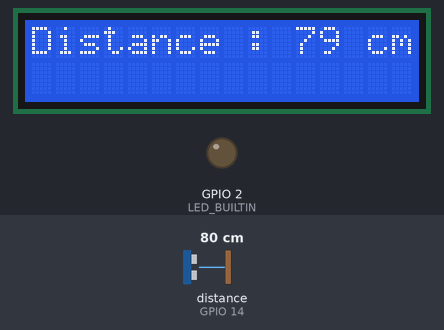
Bench run of a sketch on a simulated ESP8266 (NodeMCU). On the bench: 16×2 character LCD, output pins drawn as LEDs (lit = HIGH, except the on-board LED, lit = LOW). Wiring (inferred from the names in the program): ultrasonic range finder: trigger GPIO 12; echo GPIO 14. The inputs (shaded band) are chosen by the test bench; at power-on: distance to the obstacle (sensor on GPIO 14) 80 cm. The echo pulse lasts 58.3 µs per cm; pins used as bus, display or sensor lines are not drawn.

Above: at 1.2 s.
1.3 s: distance to the obstacle (sensor on GPIO 14) set to 23 cm
At 2.9 s:
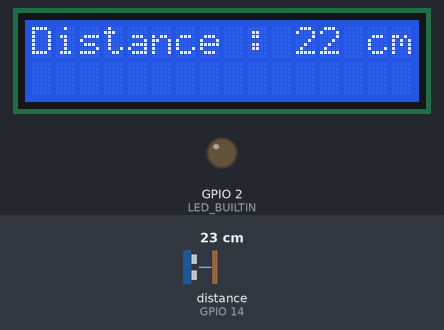
5.4 s: distance to the obstacle (sensor on GPIO 14) set to 19 cm
At 7.0 s:
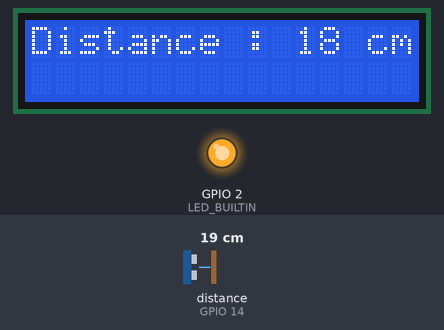
9.5 s: distance to the obstacle (sensor on GPIO 14) set to 2 cm
At 11.0 s:
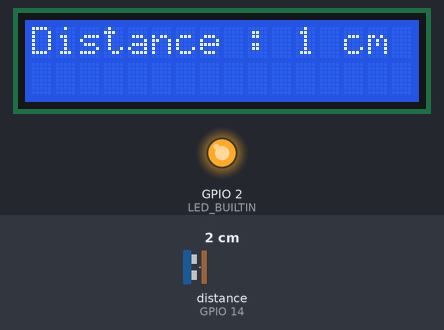
Timing chart, 0 to 12.5 s (numbered marks = the images above; inputs shaded):
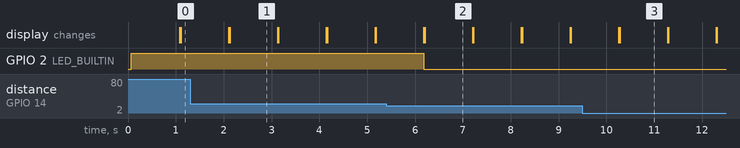

The sketch:

Ultrasonic_with_ESP8266.ino
```cpp
#include <LiquidCrystal_I2C.h>
#include <Wire.h>
LiquidCrystal_I2C lcd(0x27, 16, 2);

#define echoPin 14 // D5
#define trigPin 12 // D6
long duration;
int distance;

void setup() {
  Wire.begin(2, 0);//D3 SCL D4-SDA
  lcd.begin();
  lcd.backlight();

  pinMode(trigPin,OUTPUT);
  pinMode(echoPin,INPUT);
  pinMode(LED_BUILTIN,OUTPUT);
}

void loop() {
  digitalWrite(trigPin,LOW);
  delayMicroseconds(2);
  digitalWrite(trigPin,HIGH);
  delayMicroseconds(10);
  digitalWrite(trigPin,LOW);

  duration=pulseIn(echoPin,HIGH);
  distance=(duration*0.034/2);

  if(distance < 20){
      digitalWrite(LED_BUILTIN, LOW);
    } else{
        digitalWrite(LED_BUILTIN, HIGH);
    }

  lcd.print("Distance : ");
  lcd.print(distance);
  lcd.print(" cm");
  delay(1000);
  lcd.clear();
}
```

Measured:
- the behaviour switches between 21 and 20 cm on distance to the obstacle (sensor on GPIO 14) (found by bisection; images 1 and 2)
- after the input at 1.3 s, the display: first differs from a run without the input after 0.82 s (image 1)
- after the input at 5.4 s, GPIO 2 (LED_BUILTIN): HIGH → LOW after 0.79 s; the display: first differs from a run without the input after 0.80 s (image 2)
- after the input at 9.5 s, the display: first differs from a run without the input after 0.77 s (image 3)
- what the display in image 1 shows lasts 1.0 s, from 2.1 s to 3.1 s
